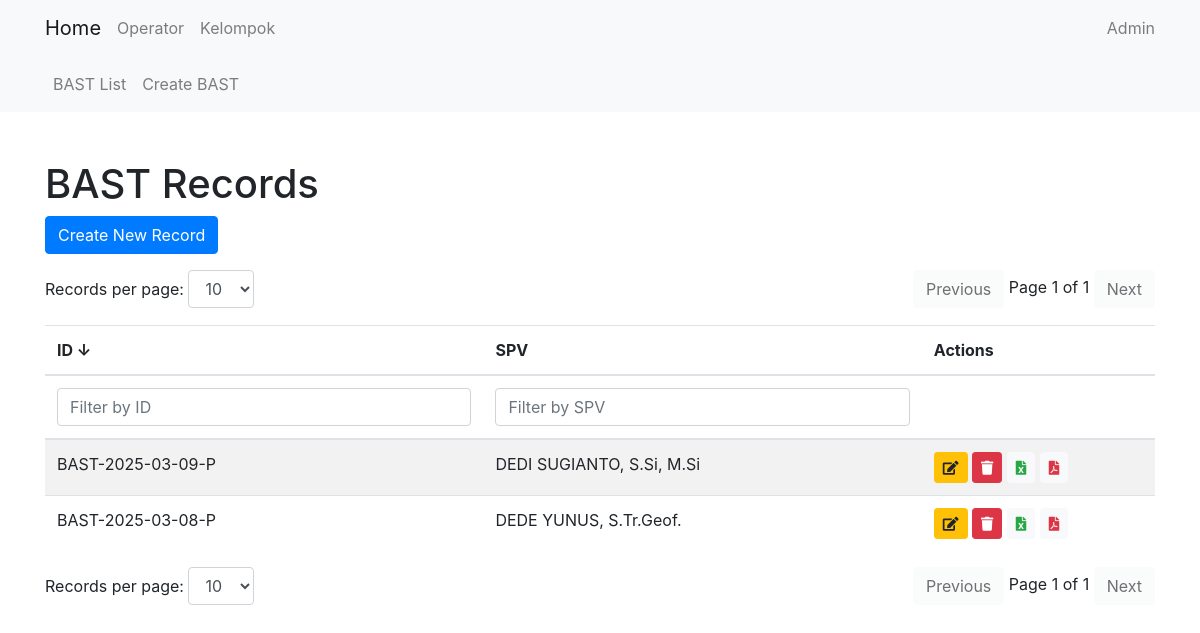
The app's page /bast/, older data.
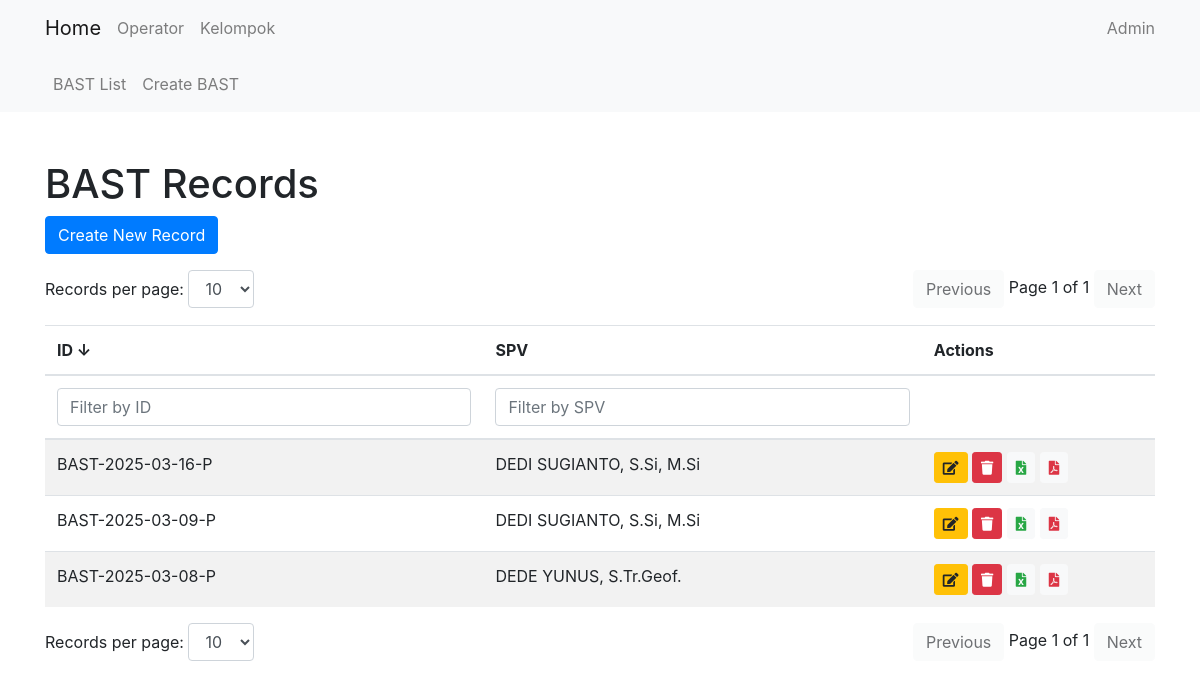
The same page, newer data.
### bast/models.py (models this page shows, shortened)
class BastRecordModel(models.Model):
    date = models.DateField(default=get_default_date)
    bast_id = models.CharField(max_length=17, default='0')
    waktu_pelaksanaan = models.CharField(choices=WAKTU_PELAKSANAAN, max_length=20, default='08:30 - 14:00 WIB', blank=True, null=True)
    shift = models.CharField(max_length=15, choices=SHIFT, default='Pagi')
    kelompok = models.CharField(max_length=1, choices=KELOMPOK, default='1')
    kel_berikut = models.CharField(max_length=1, choices=KELOMPOK, default='1')
    events = models.TextField(default='0')
    spv = models.ForeignKey(Operator, on_delete=models.CASCADE)
    NIP = models.CharField(max_length=18, default='0', blank=True)
    event_indonesia = models.IntegerField(default=0)
    event_luar = models.IntegerField(default=0)
    event_dirasakan = models.IntegerField(default=0)
    event_dikirim = models.IntegerField(default=0)
    member = models.TextField(max_length=1000, default='')
    count_gaps = models.IntegerField(default=0)
    count_spikes = models.IntegerField(default=0)
    count_blanks = models.IntegerField(default=0)
    waktu_cs = models.CharField(max_length=20, default='00:00 WIB', blank=True, null=True)
    pulsa_poco = models.IntegerField(default=0)
    poco_exp = models.DateField(default=get_default_date)
    samsung_exp = models.DateField(default=get_default_date)
    notes = models.TextField(max_length=1000, default='', blank=True, null=True)

### core/models.py (models this page shows, shortened)
class Operator(models.Model):
    name = models.CharField(max_length=100)
    NIP = models.CharField(max_length=18)
    nickname = models.CharField(max_length=100, default='')

### bast/views.py (the view)
# urls.py: path('', views.BastRecordListView.as_view(), name='bastrecord_list'),
class BastRecordListView(ListView):
    model = BastRecordModel
    template_name = 'bast/bastrecord_list.html'
    context_object_name = 'bastrecords'

### bast/templates/bast/bastrecord_list.html (shortened to what this page needs)
{% extends 'core/base.html' %}
{% block content %}
<h1 class="mt-5">BAST Records</h1>
<a href="{% url 'bast:bastrecord_create' %}" class="btn btn-primary mb-3">Create New Record</a>
<div class="d-flex justify-content-between mb-3">
    <div>
        <label for="recordsPerPageTop">Records per page:</label>
        <select id="recordsPerPageTop" class="form-control d-inline-block w-auto">
            <option value="10" selected>10</option>
        </select>
    </div>
    <div>
        <button id="prevPageTop" class="btn btn-light">Previous</button>
        <span id="pageInfoTop"></span>
        <button id="nextPageTop" class="btn btn-light">Next</button>
    </div>
</div>
<div class="table-responsive">
    <table class="table table-striped" id="bastRecordTable">
        <thead>
            <tr>
                <th onclick="sortTable(0)" style="cursor: pointer;">ID <span id="idSortArrow">↓</span></th>
                <th onclick="sortTable(1)" style="cursor: pointer;">SPV </th>
                <th>Actions</th>
            </tr>
            <tr>
                <th><input type="text" id="idFilter" onkeyup="filterTable(0)" placeholder="Filter by ID" class="form-control"></th>
                <th><input type="text" id="spvFilter" onkeyup="filterTable(1)" placeholder="Filter by SPV" class="form-control"></th>
                <th></th>
            </tr>
        </thead>
        <tbody id="bastRecordTableBody">
            {% for record in bastrecords|dictsortreversed:"bast_id" %}
            <tr>
                <td>{{ record.bast_id }}</td>
                <td>{{ record.spv.name }}</td>
                <td>
                    <a href="{% url 'bast:bastrecord_update' record.pk %}" class="btn btn-sm btn-warning" data-toggle="tooltip" title="Edit">
                        <i class="fas fa-edit"></i>
                    </a>
                    <form action="{% url 'bast:bastrecord_delete_direct' record.pk %}" method="post" style="display:inline;">
                        <button type="button" class="btn btn-sm btn-danger delete-button" data-toggle="tooltip" title="Delete">
                            <i class="fas fa-trash"></i>
                        </button>
                    </form>
                    <a href="{% url 'bast:export_to_excel' record.pk %}" class="btn btn-sm btn-light text-success" data-toggle="tooltip" title="Export to Excel">
                        <i class="fas fa-file-excel"></i>
                    </a>
                    <a href="{% url 'bast:export_to_pdf' record.pk %}" class="btn btn-sm btn-light text-danger" data-toggle="tooltip" title="Export to PDF">
                        <i class="fas fa-file-pdf"></i>
                    </a>
                </td>
            </tr>
            {% endfor %}
        </tbody>
    </table>
</div>
<div class="d-flex justify-content-between">
    <div>
        <label for="recordsPerPage">Records per page:</label>
        <select id="recordsPerPage" class="form-control d-inline-block w-auto">
            <option value="10" selected>10</option>
        </select>
    </div>
    <div>
        <button id="prevPage" class="btn btn-light">Previous</button>
        <span id="pageInfo"></span>
        <button id="nextPage" class="btn btn-light">Next</button>
    </div>
</div>
{% endblock %}

Row changes from the older to the newer data that the page shows:
added BastRecordModel: bast_id "BAST-2025-03-16-P", spv.name "DEDI SUGIANTO, S.Si, M.Si"
